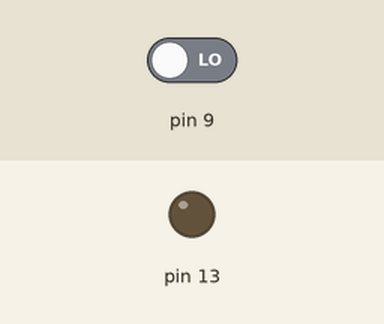
Bench run of a sketch on a simulated Arduino Uno, built with avr-gcc and run on an emulated ATmega328P. Shown: output pins drawn as LEDs (lit = HIGH). Dashed ring = blinking. Inputs (shaded band) come from the test bench; at power-on: pin 9 LOW.

Above: at 1.2 s.
1.3 s: pin 9 driven HIGH
At 1.55 s:
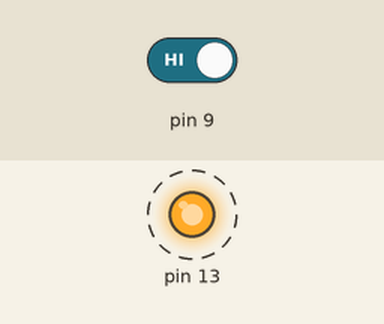
4.3 s: pin 9 driven LOW
At 4.3 s:
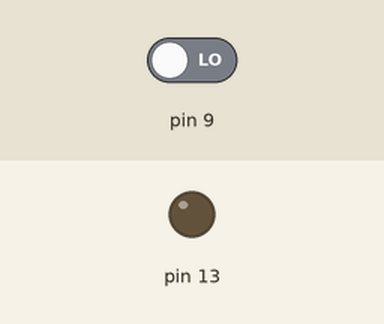
Timing chart, 0 to 7.3 s (numbered marks = the images above; inputs shaded):
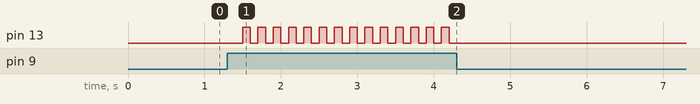

Measured:
- after the input at 1.3 s, pin 13: alternates HIGH for 0.10 s and LOW for 0.10 s, starting after 0.20 s
- after the input at 4.3 s, pin 13: stops changing and stays LOW

The sketch:

sketch_march12b.ino
```cpp
// Visual Micro is in vMicro>General>Tutorial Mode
//
/*
    Name:       sketch_march12b.ino
    Created:	12-Mar-19 5:31:54 PM
    Author:     KOMP\Komp-PC
*/

void setup()
{
	pinMode(9, INPUT);
	pinMode(13, OUTPUT);

}
bool q = 0, store = 0;

// Add the main program code into the continuous loop() function
void loop()
{
	if (digitalRead(9)) {
		delay(100);
		if (digitalRead(9)) {
			digitalWrite(13, q);
			q = !q;
		}
	}


}
```
